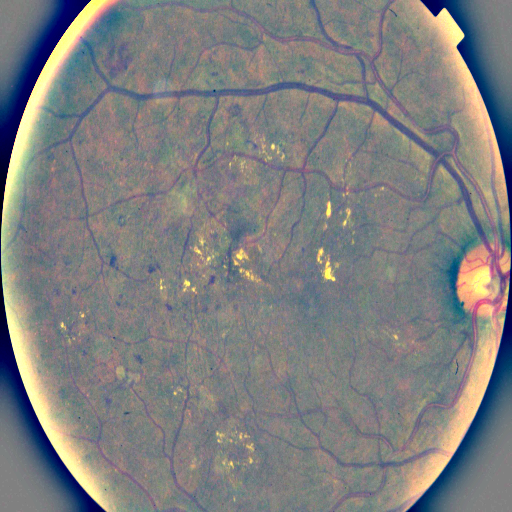
#> input picture data/demo_samples/000c1434d8d7.png, 512 x 512 px
$ python -i preprocess_raw_512.py   (imports and definitions only)
#> lines starting #> are read from the running program, lines starting #| are printed output that depends on the picture; after the words box and inside, x2 and y2 are one past the last pixel; in counts of white or black regions, pixels touching at a corner belong together
import os
import cv2
import time
import numpy as np
import pandas as pd
from pathlib import Path
from concurrent.futures import ThreadPoolExecutor, as_completed

PROJECT_ROOT = Path(__file__).resolve().parents[3]
RAW_DIR = PROJECT_ROOT / "data" / "raw" / "aptos2019"
CSV_PATH = PROJECT_ROOT / "data" / "processed" / "aptos2019" / "train.csv"
OUTPUT_DIR_512 = PROJECT_ROOT / "data" / "processed" / "aptos_true_512"

CLASS_MAP = {
    0: "No_DR",
    1: "Mild",
    2: "Moderate",
    3: "Severe",
    4: "Proliferate_DR"
}

def crop_and_enhance(path_str, target_size=512):
#> called with path_str = '../../data/demo_samples/000c1434d8d7.png', target_size = 512
    img = cv2.imread(path_str)
#> img is the input picture: shape (512, 512, 3); mean B, G, R 127.9, 127.4, 127.3
    if img is None:
        return None

    # 1. Detect retinal bounding box (remove dead black borders)
    gray = cv2.cvtColor(img, cv2.COLOR_BGR2GRAY)
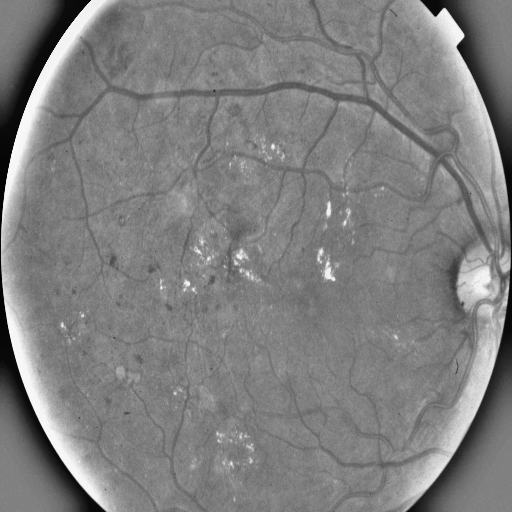
#> gray: shape (512, 512); min 0, max 251, mean 127.4
    mask = gray > 10
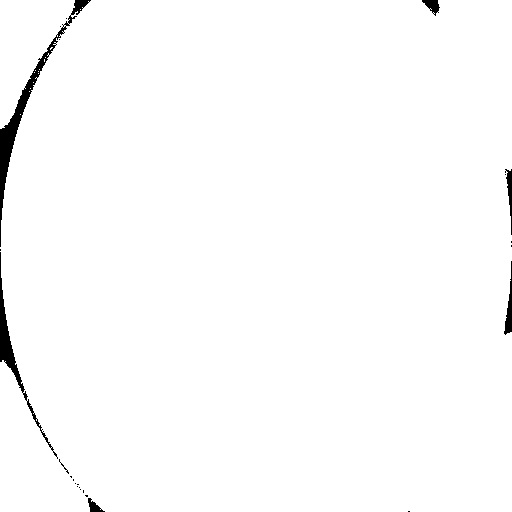
#> mask: shape (512, 512) bool; 98.7% white; 24 black regions (17 under 20 px), largest, box (x1, y1, x2, y2) and area: (0, 0, 91, 247) 1730, (0, 252, 58, 459) 974, (504, 261, 512, 335) 254
    if mask.any():
        coords = cv2.findNonZero(mask.astype(np.uint8))
#> coords = contour of 258674 points, box (x1, y1, x2, y2) (0, 0, 512, 512), area 462
        if coords is not None:
            x, y, w, h = cv2.boundingRect(coords)
#> x = 0; y = 0; w = 512; h = 512
            img = img[y:y+h, x:x+w]

    # 2. Resize directly with area interpolation for anti-aliasing
    img = cv2.resize(img, (target_size, target_size), interpolation=cv2.INTER_AREA)

    # 3. Ben Graham's local color constancy enhancement
    blurred = cv2.GaussianBlur(img, (0, 0), sigmaX=target_size / 30)
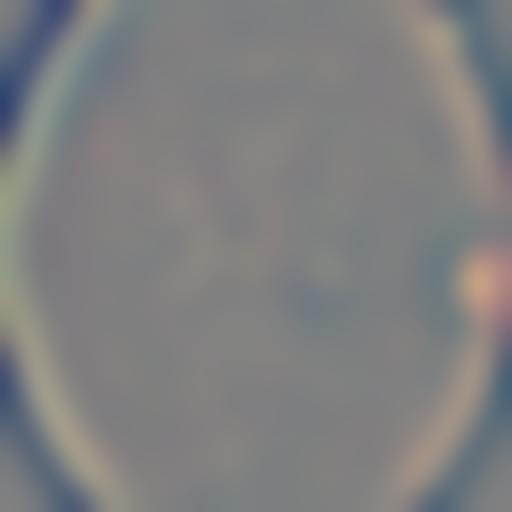
#> blurred: shape (512, 512, 3); mean B, G, R 127.9, 127.5, 127.4
    enhanced = cv2.addWeighted(img, 4, blurred, -4, 128)
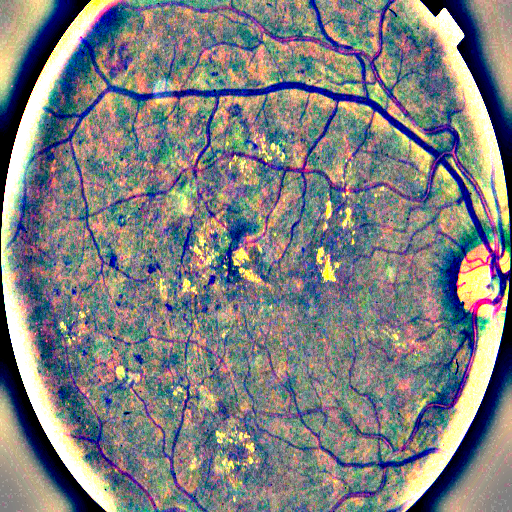
#> enhanced: shape (512, 512, 3); mean B, G, R 128.1, 126.8, 125.9

    return enhanced

# [75 lines left out: functions process_single_image, main, not called in this run]

# [2 lines not run here, left out]

>>> result = crop_and_enhance('../../data/demo_samples/000c1434d8d7.png')
